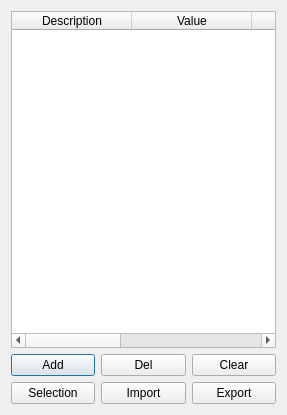
<?xml version="1.0" encoding="UTF-8"?>
<ui version="4.0">
 <class>Dialog</class>
 <widget class="QDialog" name="Dialog">
  <property name="geometry">
   <rect>
    <x>0</x>
    <y>0</y>
    <width>287</width>
    <height>415</height>
   </rect>
  </property>
  <property name="windowTitle">
   <string>Schedule definition</string>
  </property>
  <layout class="QVBoxLayout" name="verticalLayout">
   <item>
    <widget class="QTableWidget" name="list">
     <property name="cornerButtonEnabled">
      <bool>true</bool>
     </property>
     <property name="rowCount">
      <number>0</number>
     </property>
     <property name="columnCount">
      <number>5</number>
     </property>
     <attribute name="horizontalHeaderDefaultSectionSize">
      <number>120</number>
     </attribute>
     <attribute name="verticalHeaderVisible">
      <bool>true</bool>
     </attribute>
     <column>
      <property name="text">
       <string>Description</string>
      </property>
      <property name="toolTip">
       <string>A description for this operation</string>
      </property>
     </column>
     <column>
      <property name="text">
       <string>Value</string>
      </property>
      <property name="toolTip">
       <string>The value to retrieve for each object. Can be &quot;count&quot; to count the objects, or object.Shape.Volume to retrieve a certain property.</string>
      </property>
     </column>
     <column>
      <property name="text">
       <string>Unit</string>
      </property>
      <property name="toolTip">
       <string>An optional unit to express the resulting value. Ex: m^3</string>
      </property>
     </column>
     <column>
      <property name="text">
       <string>Objects</string>
      </property>
      <property name="toolTip">
       <string>An optional semicolon (;) separated list of object names to be considered by this operation. If the list contains groups, children will be added</string>
      </property>
     </column>
     <column>
      <property name="text">
       <string>Filter</string>
      </property>
      <property name="toolTip">
       <string>A semicolon (;) separated list of type:value filters (see documentation for filters syntax)</string>
      </property>
     </column>
    </widget>
   </item>
   <item>
    <layout class="QHBoxLayout" name="horizontalLayout">
     <item>
      <widget class="QPushButton" name="buttonAdd">
       <property name="toolTip">
        <string>Adds a line below the selected line/cell</string>
       </property>
       <property name="text">
        <string>Add</string>
       </property>
       <property name="icon">
        <iconset theme="add">
         <normaloff/>
        </iconset>
       </property>
      </widget>
     </item>
     <item>
      <widget class="QPushButton" name="buttonDel">
       <property name="toolTip">
        <string>Deletes the selected line</string>
       </property>
       <property name="text">
        <string>Del</string>
       </property>
       <property name="icon">
        <iconset theme="remove">
         <normaloff/>
        </iconset>
       </property>
      </widget>
     </item>
     <item>
      <widget class="QPushButton" name="buttonClear">
       <property name="toolTip">
        <string>Clears the whole list</string>
       </property>
       <property name="text">
        <string>Clear</string>
       </property>
       <property name="icon">
        <iconset theme="cancel">
         <normaloff/>
        </iconset>
       </property>
      </widget>
     </item>
    </layout>
   </item>
   <item>
    <layout class="QHBoxLayout" name="horizontalLayout_2">
     <item>
      <widget class="QPushButton" name="buttonSelect">
       <property name="toolTip">
        <string>Put selected objects into the &quot;Objects&quot; column of the selected row</string>
       </property>
       <property name="text">
        <string>Selection</string>
       </property>
      </widget>
     </item>
     <item>
      <widget class="QPushButton" name="buttonImport">
       <property name="toolTip">
        <string>Imports the contents of a CSV file</string>
       </property>
       <property name="text">
        <string>Import</string>
       </property>
       <property name="icon">
        <iconset theme="document-import">
         <normaloff/>
        </iconset>
       </property>
      </widget>
     </item>
     <item>
      <widget class="QPushButton" name="buttonExport">
       <property name="toolTip">
        <string>This exports the contents of the &quot;Result&quot; spreadsheet to a CSV file. In Libreoffice, you can keep this CSV file linked by right-clicking the Sheets tab bar -&gt; New sheet -&gt; From file -&gt; Link
        Note: as of LibreOffice v5.4.5.1 the correct path now is: Sheets tab bar -&gt; Insert Sheet... -&gt; From file -&gt; Browse...</string>
       </property>
       <property name="text">
        <string>Export</string>
       </property>
       <property name="icon">
        <iconset theme="document-export">
         <normaloff/>
        </iconset>
       </property>
      </widget>
     </item>
    </layout>
   </item>
  </layout>
 </widget>
 <resources/>
 <connections/>
</ui>
